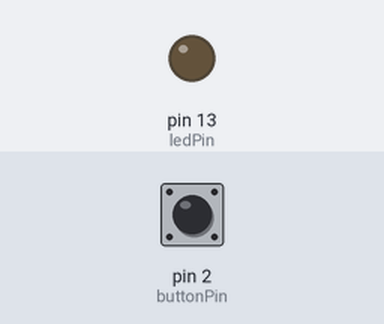
Bench run of a sketch on a simulated Arduino Uno, built with avr-gcc and run on an emulated ATmega328P. On the bench: output pins drawn as LEDs (lit = HIGH). Inputs (shaded band) come from the test bench; at power-on: pin 2 (buttonPin) LOW.

Above: at 1.2 s.
1.3 s: pin 2 (buttonPin) pulled HIGH for 0.15 s
At 2.5 s:
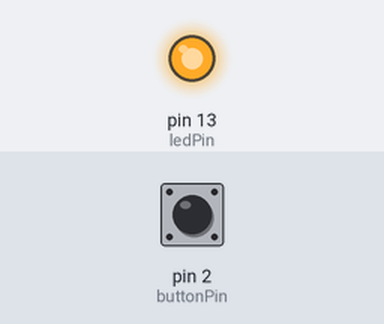
2.9 s: pin 2 (buttonPin) pulled HIGH for 1 s
At 3.8 s:
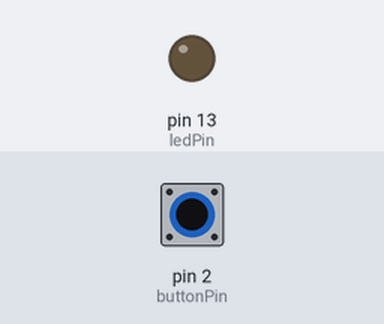
5.4 s: pin 2 (buttonPin) pulled HIGH for 3.2 s
At 6.9 s:
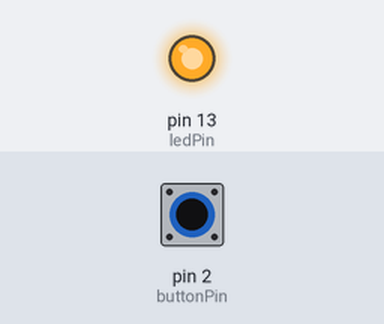
Timing chart, 0 to 8.4 s (numbered marks = the images above; inputs shaded):
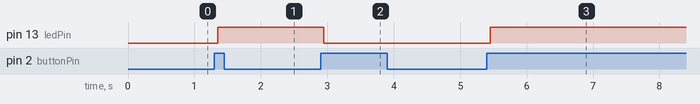

The sketch:

stateChange_relay.ino
```cpp
const int  buttonPin = 2;
const int ledPin = 13;
int buttonPushCounter = 0;
int buttonState = 0;
int lastButtonState = 0;

void setup() {
  pinMode(buttonPin, INPUT);
  pinMode(ledPin, OUTPUT);
}

void loop() {
  buttonState = digitalRead(buttonPin);
  if (buttonState != lastButtonState) {
    // if the state has changed, increment the counter
    if (buttonState == HIGH) {
      buttonPushCounter++;
    }
    // delay로 약간의 디바운스
    delay(50);
  }
  lastButtonState = buttonState;
  //현재상태와 과거상태를 저장하기 위해서

//초기 cnt=0 이므로 꺼짐 버튼 누를때 cnt=1 켜짐 또 버튼 누를때 cnt =2 꺼짐(반복)
  if (buttonPushCounter % 2 == 0) {
     digitalWrite(ledPin, LOW);
  }
  else {
   digitalWrite(ledPin, HIGH);
  }
}
```

Measured:
- after the input at 1.3 s, pin 13 (ledPin): LOW → HIGH after 0.05 s
- after the input at 2.9 s, pin 13 (ledPin): HIGH → LOW after 0.05 s
- after the input at 5.4 s, pin 13 (ledPin): LOW → HIGH after 0.05 s
